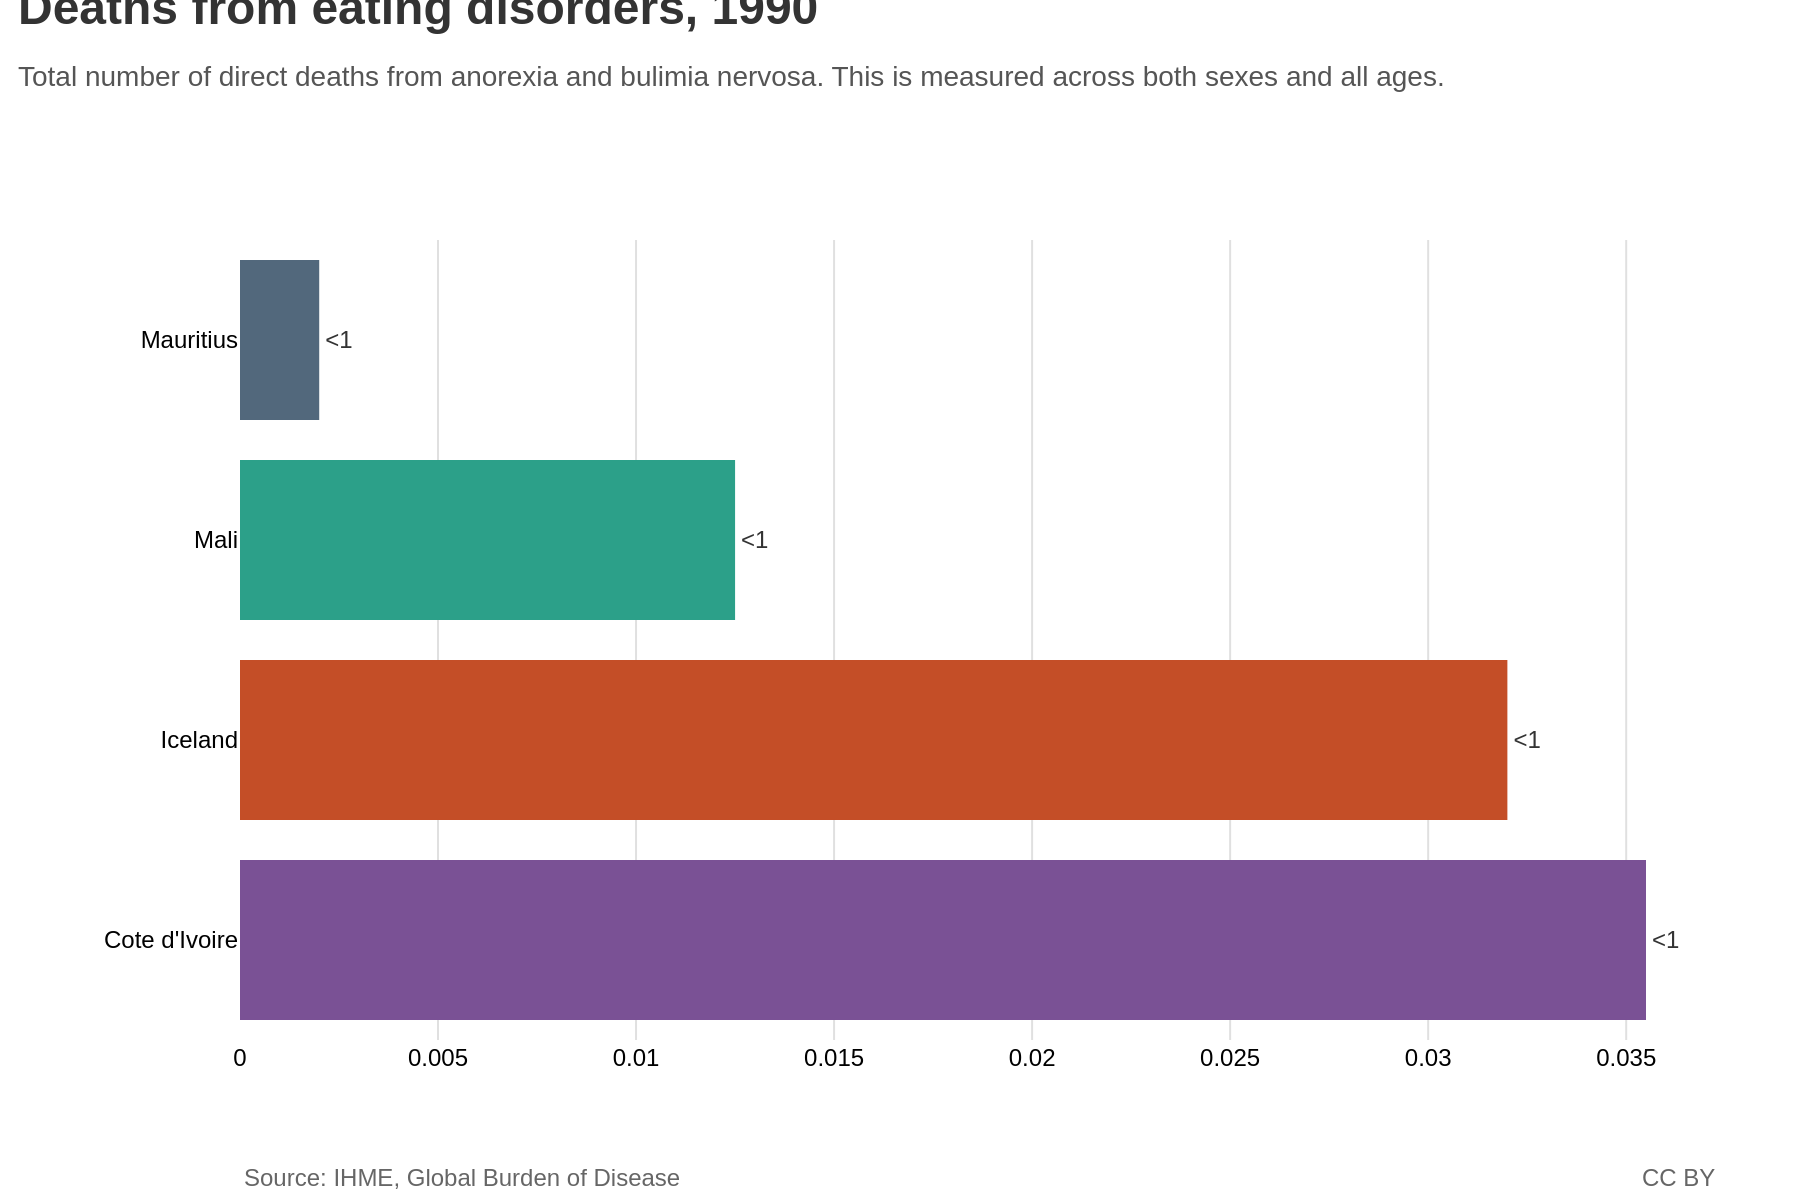

This figure's Python source:
import sys
import json
import plotly.graph_objects as go
import pathlib

if len(sys.argv) != 2:
    print("Usage: python script.py <json_file_path>")
    sys.exit(1)

json_path = sys.argv[1]
base_name = pathlib.Path(json_path).stem
output_filename = f"{base_name}.png"

try:
    with open(json_path, 'r', encoding='utf-8') as f:
        config = json.load(f)
except FileNotFoundError:
    print(f"Error: JSON file not found at {json_path}")
    sys.exit(1)
except json.JSONDecodeError:
    print(f"Error: Could not decode JSON from {json_path}")
    sys.exit(1)

chart_data = config.get('chart_data', [])
texts = config.get('texts', {})
colors = config.get('colors', [])

# Reverse data for horizontal bar chart in Plotly (top-to-bottom display)
chart_data.reverse()
colors.reverse()

categories = [item['category'] for item in chart_data]
values = [item['value'] for item in chart_data]
annotations_text = [item['annotation'] for item in chart_data]

fig = go.Figure()

fig.add_trace(go.Bar(
    y=categories,
    x=values,
    orientation='h',
    marker=dict(color=colors, line_width=0),
    text=annotations_text,
    textposition='outside',
    textfont=dict(family='Arial', size=12, color='#333333'),
    cliponaxis=False,
    hoverinfo='none'
))

fig.update_layout(
    title=dict(
        text=f"<b>{texts.get('title', '')}</b><br><span style='font-size: 14px; color: #555555;'>{texts.get('subtitle', '')}</span>",
        font=dict(family='Arial', size=24, color='#333333'),
        x=0.01,
        xanchor='left',
        y=0.98,
        yanchor='top'
    ),
    xaxis=dict(
        showgrid=True,
        gridcolor='#e0e0e0',
        gridwidth=1,
        zeroline=False,
        showline=False,
        showticklabels=True
    ),
    yaxis=dict(
        showgrid=False,
        showline=False,
        showticklabels=True,
        autorange="reversed" 
    ),
    font=dict(family='Arial', size=12, color='black'),
    plot_bgcolor='white',
    paper_bgcolor='white',
    showlegend=False,
    margin=dict(l=120, r=40, t=120, b=80),
    annotations=[
        dict(
            text=texts.get('source', ''),
            showarrow=False,
            xref='paper', yref='paper',
            x=0, y=-0.15,
            xanchor='left', yanchor='top',
            font=dict(family='Arial', size=12, color='#666666')
        ),
        dict(
            text=texts.get('note', ''),
            showarrow=False,
            xref='paper', yref='paper',
            x=1, y=-0.15,
            xanchor='right', yanchor='top',
            font=dict(family='Arial', size=12, color='#666666')
        )
    ]
)

fig.write_image(output_filename, scale=2, width=900, height=600)

print(f"Chart saved to {output_filename}")
